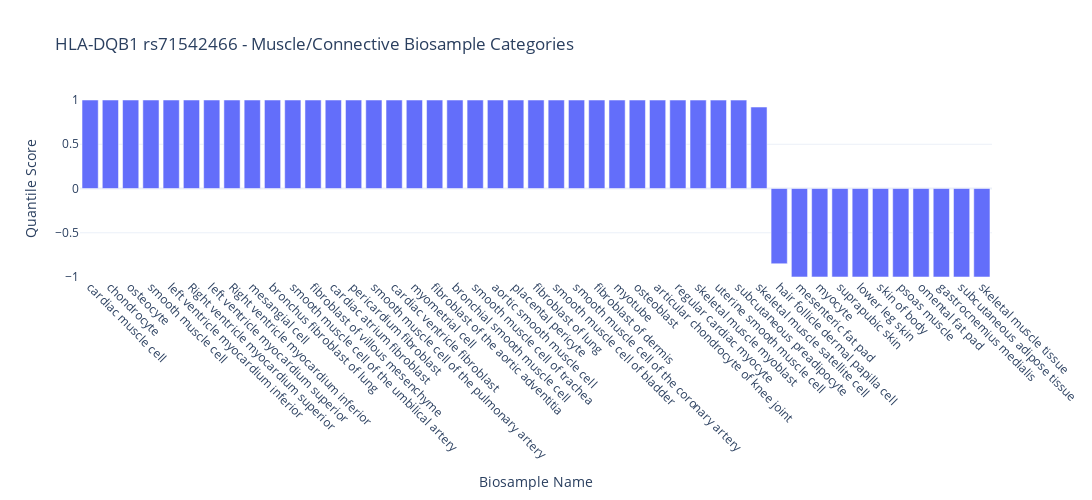
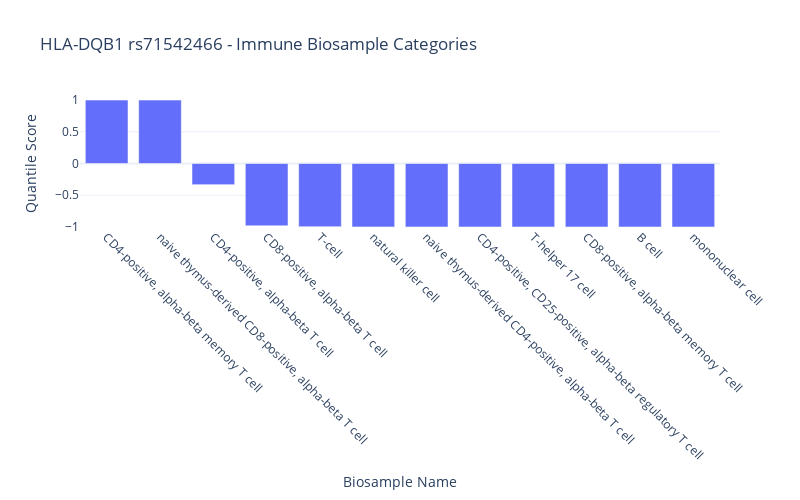
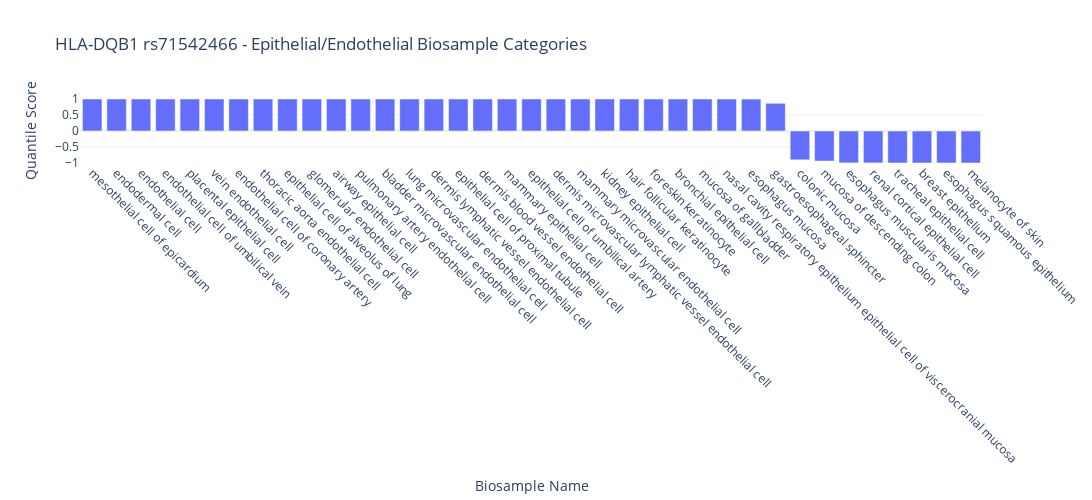
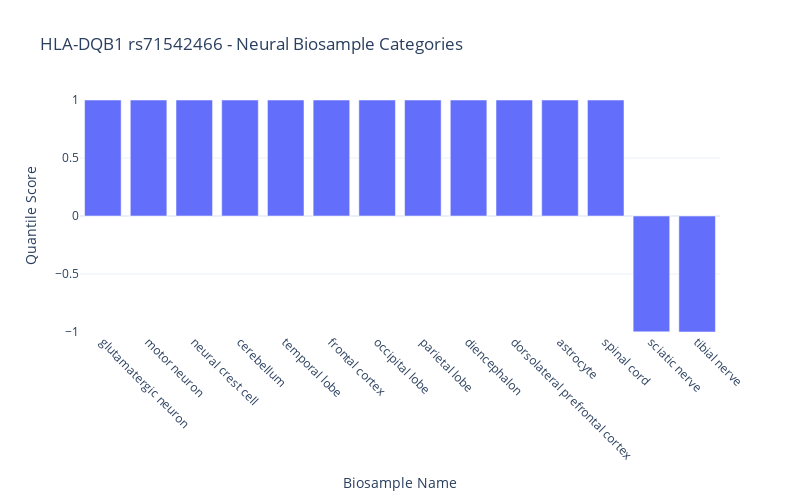

The code cell stored with these charts, in order, in its notebook:
### Code cell
# Visualize quantile scores for all biosample names, creating separate plots for each category
import plotly.express as px
import plotly.graph_objects as go
import pandas as pd
import numpy as np
import os


# Function to map cell type to broad category
def map_category(cell):
    cell_lower = cell.lower()
    for category, keywords in categories.items():
        for keyword in keywords:
            if keyword.lower() in cell_lower:
                return category
    return "other"


# Apply mapping
rna_df["biosample_category"] = rna_df["biosample_name"].apply(map_category)

# Filter out "other" category and sort by category and quantile_score for better visualization
rna_df_filtered = rna_df[rna_df["biosample_category"] != "other"]

# Get unique categories
unique_categories = rna_df_filtered["biosample_category"].unique()

# Create output directory if it doesn't exist
output_dir = f"alphagenome_{gene}"
os.makedirs(output_dir, exist_ok=True)

# Create separate plots for each category
for category in unique_categories:
    category_data = rna_df_filtered[rna_df_filtered["biosample_category"] == category]
    category_data_sorted = category_data.sort_values("quantile_score", ascending=False)

    # Create bar plot for this category
    fig = px.bar(
        category_data_sorted,
        x="biosample_name",
        y="quantile_score",
        title=f"{gene_variant_name} - {category.replace('_', ' ').title()} Biosample Categories",
        labels={
            "quantile_score": "Quantile Score",
            "biosample_name": "Biosample Name",
        },
        width=max(
            800, len(category_data_sorted) * 30
        ),  # Adjust width based on number of items
        height=500,
        template="plotly_white",
    )

    # Update layout for better readability and consistent y-axis
    fig.update_layout(
        xaxis_tickangle=45,
        xaxis_title="Biosample Name",
        yaxis_title="Quantile Score",
        yaxis=dict(range=[-1, 1]),  # Set consistent y-axis range
    )

    # Export to files
    # Clean both gene_variant and category for safe filename
    clean_gene_variant = gene_variant_name.replace("/", "").replace(" ", "_")
    clean_category = category.replace("/", "_").replace(" ", "_")
    filename_base = f"{clean_gene_variant}_{clean_category}"
    jpg_filename = os.path.join(output_dir, f"{filename_base}.jpg")

    # Save as JPG (static image)
    fig.write_image(jpg_filename, width=fig.layout.width, height=fig.layout.height)

    # Show the plot
    fig.show()

    print(
        f"\n{category.replace('_', ' ').title()} category: {len(category_data_sorted)} biosample categories"
    )
    print("-" * 50)

print(f"\nAll plots exported to '{output_dir}' directory")

### Figure 1 — Plotly figure (JSON) as saved in the notebook; plotly's stock layout.template omitted (floating-point values rounded to 4 significant figures)
{"data": [{"hovertemplate": "Biosample Name=%{x}<br>Quantile Score=%{y}<extra></extra>", "legendgroup": "", "marker": {"color": "#636efa", "pattern": {"shape": ""}}, "name": "", "orientation": "v", "showlegend": false, "textposition": "auto", "type": "bar", "x": ["cardiac muscle cell", "chondrocyte", "osteocyte", "smooth muscle cell", "left ventricle myocardium inferior", "Right ventricle myocardium superior", "left ventricle myocardium superior", "Right ventricle myocardium inferior", "mesangial cell", "bronchus fibroblast of lung", "smooth muscle cell of the umbilical artery", "fibroblast of villous mesenchyme", "cardiac atrium fibroblast", "pericardium fibroblast", "smooth muscle cell of the pulmonary artery", "cardiac ventricle fibroblast", "myometrial cell", "fibroblast of the aortic adventitia", "bronchial smooth muscle cell", "smooth muscle cell of trachea", "aortic smooth muscle cell", "placental pericyte", "fibroblast of lung", "smooth muscle cell of bladder", "smooth muscle cell of the coronary artery", "fibroblast of dermis", "myotube", "osteoblast", "articular chondrocyte of knee joint", "regular cardiac myocyte", "skeletal muscle myoblast", "uterine smooth muscle cell", "subcutaneous preadipocyte", "skeletal muscle satellite cell", "hair follicle dermal papilla cell", "mesenteric fat pad", "myocyte", "suprapubic skin", "lower leg skin", "skin of body", "psoas muscle", "omental fat pad", "gastrocnemius medialis", "subcutaneous adipose tissue", "skeletal muscle tissue"], "xaxis": "x", "y": [1.0, 1.0, 1.0, 1.0, 1.0, 1.0, 0.9999, 0.9999, 0.9999, 0.9999, 0.9999, 0.9999, 0.9999, 0.9999, 0.9998, 0.9998, 0.9998, 0.9998, 0.9998, 0.9998, 0.9998, 0.9998, 0.9998, 0.9997, 0.9997, 0.9996, 0.9995, 0.9995, 0.9995, 0.9994, 0.9992, 0.999, 0.9989, 0.9205, -0.8504, -0.9995, -0.9996, -0.9996, -0.9997, -0.9997, -0.9998, -0.9999, -0.9999, -0.9999, -0.9999], "yaxis": "y"}], "layout": {"barmode": "relative", "height": 500, "legend": {"tracegroupgap": 0}, "title": {"text": "HLA-DQB1 rs71542466 - Muscle/Connective Biosample Categories"}, "width": 1350, "xaxis": {"anchor": "y", "domain": [0, 1], "tickangle": 45, "title": {"text": "Biosample Name"}}, "yaxis": {"anchor": "x", "domain": [0, 1], "range": [-1, 1], "title": {"text": "Quantile Score"}}}}

### Figure 2 — Plotly figure (JSON) as saved in the notebook; plotly's stock layout.template omitted (floating-point values rounded to 4 significant figures)
{"data": [{"hovertemplate": "Biosample Name=%{x}<br>Quantile Score=%{y}<extra></extra>", "legendgroup": "", "marker": {"color": "#636efa", "pattern": {"shape": ""}}, "name": "", "orientation": "v", "showlegend": false, "textposition": "auto", "type": "bar", "x": ["CD4-positive, alpha-beta memory T cell", "naive thymus-derived CD8-positive, alpha-beta T cell", "CD4-positive, alpha-beta T cell", "CD8-positive, alpha-beta T cell", "T-cell", "natural killer cell", "naive thymus-derived CD4-positive, alpha-beta T cell", "CD4-positive, CD25-positive, alpha-beta regulatory T cell", "T-helper 17 cell", "CD8-positive, alpha-beta memory T cell", "B cell", "mononuclear cell"], "xaxis": "x", "y": [0.9989, 0.9984, -0.3329, -0.9817, -0.9954, -0.999, -0.9995, -0.9995, -0.9997, -0.9997, -0.9998, -0.9999], "yaxis": "y"}], "layout": {"barmode": "relative", "height": 500, "legend": {"tracegroupgap": 0}, "title": {"text": "HLA-DQB1 rs71542466 - Immune Biosample Categories"}, "width": 800, "xaxis": {"anchor": "y", "domain": [0, 1], "tickangle": 45, "title": {"text": "Biosample Name"}}, "yaxis": {"anchor": "x", "domain": [0, 1], "range": [-1, 1], "title": {"text": "Quantile Score"}}}}

### Figure 3 — Plotly figure (JSON) as saved in the notebook; plotly's stock layout.template omitted (floating-point values rounded to 4 significant figures)
{"data": [{"hovertemplate": "Biosample Name=%{x}<br>Quantile Score=%{y}<extra></extra>", "legendgroup": "", "marker": {"color": "#636efa", "pattern": {"shape": ""}}, "name": "", "orientation": "v", "showlegend": false, "textposition": "auto", "type": "bar", "x": ["mesothelial cell of epicardium", "endodermal cell", "endothelial cell", "endothelial cell of umbilical vein", "placental epithelial cell", "vein endothelial cell", "endothelial cell of coronary artery", "thoracic aorta endothelial cell", "epithelial cell of alveolus of lung", "glomerular endothelial cell", "airway epithelial cell", "pulmonary artery endothelial cell", "bladder microvascular endothelial cell", "lung microvascular endothelial cell", "dermis lymphatic vessel endothelial cell", "epithelial cell of proximal tubule", "dermis blood vessel endothelial cell", "mammary epithelial cell", "epithelial cell of umbilical artery", "dermis microvascular lymphatic vessel endothelial cell", "mammary microvascular endothelial cell", "kidney epithelial cell", "hair follicular keratinocyte", "foreskin keratinocyte", "bronchial epithelial cell", "mucosa of gallbladder", "nasal cavity respiratory epithelium epithelial cell of viscerocranial mucosa", "esophagus mucosa", "gastroesophageal sphincter", "colonic mucosa", "mucosa of descending colon", "esophagus muscularis mucosa", "renal cortical epithelial cell", "tracheal epithelial cell", "breast epithelium", "esophagus squamous epithelium", "melanocyte of skin"], "xaxis": "x", "y": [1.0, 1.0, 1.0, 1.0, 1.0, 0.9999, 0.9999, 0.9999, 0.9999, 0.9999, 0.9999, 0.9999, 0.9999, 0.9999, 0.9999, 0.9999, 0.9999, 0.9999, 0.9998, 0.9998, 0.9998, 0.9998, 0.9997, 0.9997, 0.9996, 0.9996, 0.9993, 0.9978, 0.8656, -0.9008, -0.9391, -0.9962, -0.9979, -0.9993, -0.9997, -0.9998, -1.0], "yaxis": "y"}], "layout": {"barmode": "relative", "height": 500, "legend": {"tracegroupgap": 0}, "title": {"text": "HLA-DQB1 rs71542466 - Epithelial/Endothelial Biosample Categories"}, "width": 1110, "xaxis": {"anchor": "y", "domain": [0, 1], "tickangle": 45, "title": {"text": "Biosample Name"}}, "yaxis": {"anchor": "x", "domain": [0, 1], "range": [-1, 1], "title": {"text": "Quantile Score"}}}}

### Figure 4 — Plotly figure (JSON) as saved in the notebook; plotly's stock layout.template omitted (floating-point values rounded to 4 significant figures)
{"data": [{"hovertemplate": "Biosample Name=%{x}<br>Quantile Score=%{y}<extra></extra>", "legendgroup": "", "marker": {"color": "#636efa", "pattern": {"shape": ""}}, "name": "", "orientation": "v", "showlegend": false, "textposition": "auto", "type": "bar", "x": ["glutamatergic neuron", "motor neuron", "neural crest cell", "cerebellum", "temporal lobe", "frontal cortex", "occipital lobe", "parietal lobe", "diencephalon", "dorsolateral prefrontal cortex", "astrocyte", "spinal cord", "sciatic nerve", "tibial nerve"], "xaxis": "x", "y": [1.0, 1.0, 1.0, 1.0, 1.0, 1.0, 1.0, 1.0, 1.0, 0.9999, 0.9999, 0.9999, -0.9989, -0.9998], "yaxis": "y"}], "layout": {"barmode": "relative", "height": 500, "legend": {"tracegroupgap": 0}, "title": {"text": "HLA-DQB1 rs71542466 - Neural Biosample Categories"}, "width": 800, "xaxis": {"anchor": "y", "domain": [0, 1], "tickangle": 45, "title": {"text": "Biosample Name"}}, "yaxis": {"anchor": "x", "domain": [0, 1], "range": [-1, 1], "title": {"text": "Quantile Score"}}}}
